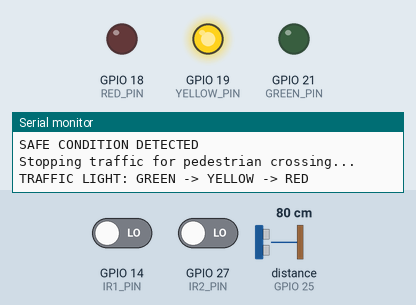
The sketch below on a simulated ESP32. On the bench: output pins drawn as LEDs (lit = HIGH), the last lines printed to the serial monitor. Wiring (inferred from the names in the program): ultrasonic range finder: trigger GPIO 26; echo GPIO 25. The inputs (shaded band) are chosen by the test bench; at power-on: GPIO 14 (IR1_PIN) LOW, GPIO 27 (IR2_PIN) LOW, distance to the obstacle (sensor on GPIO 25) 80 cm. The echo pulse lasts 58.3 µs per cm; pins used as bus, display or sensor lines are not drawn.

Above: at 1.2 s.
1.3 s: GPIO 14 (IR1_PIN) driven HIGH and GPIO 27 (IR2_PIN) driven HIGH
At 13.9 s:
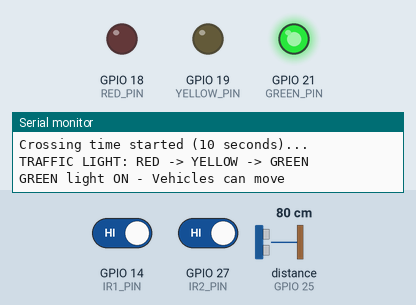
14.0 s: GPIO 14 (IR1_PIN) driven LOW
At 18.2 s:
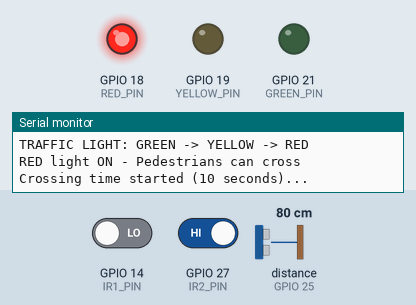
18.6 s: GPIO 14 (IR1_PIN) driven HIGH
At 29.0 s:
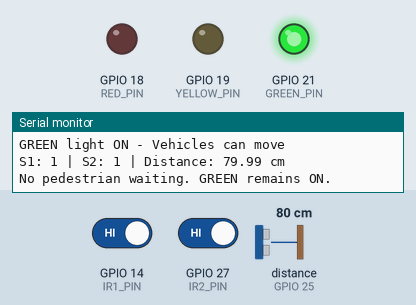
30.6 s: GPIO 27 (IR2_PIN) driven LOW
At 31.8 s:
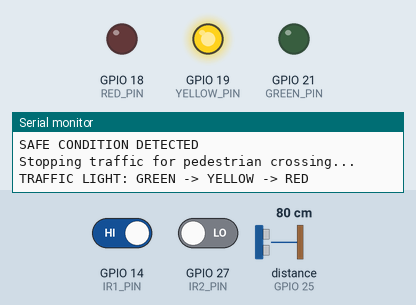
Timing chart, 0 to 35.0 s (numbered marks = the images above; inputs shaded):
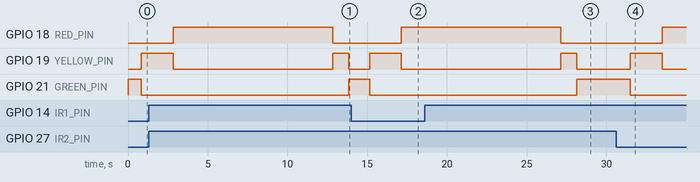

Measured:
- after the input at 1.3 s, GPIO 21 (GREEN_PIN): LOW → HIGH after 12.5 s
- after the input at 14.0 s, GPIO 18 (RED_PIN): LOW → HIGH after 3.1 s; GPIO 19 (YELLOW_PIN): LOW → HIGH after 1.1 s, → LOW 2.0 s later; GPIO 21 (GREEN_PIN): HIGH → LOW after 1.1 s
- after the input at 18.6 s, GPIO 18 (RED_PIN): HIGH → LOW after 8.5 s; GPIO 19 (YELLOW_PIN): LOW → HIGH after 8.5 s, → LOW 1.0 s later; GPIO 21 (GREEN_PIN): LOW → HIGH after 9.5 s
- after the input at 30.6 s, GPIO 18 (RED_PIN): LOW → HIGH after 2.9 s; GPIO 19 (YELLOW_PIN): LOW → HIGH after 0.89 s, → LOW 2.0 s later; GPIO 21 (GREEN_PIN): HIGH → LOW after 0.89 s

The sketch:

arduino_code_traffic_controller.ino
```cpp
// ==========================================
// SMART SCHOOL ZONE TRAFFIC CONTROL SYSTEM
// FINAL COMPLETE CODE
// ESP32 + 2 IR Sensors + 1 Ultrasonic Sensor
// Optional Traffic Light Output Pins Included
// ==========================================

// ---------------- PIN DEFINITIONS ----------------
#define IR1_PIN     14   // Pedestrian Sensor S1
#define IR2_PIN     27   // Pedestrian Sensor S2

#define TRIG_PIN    26   // Ultrasonic Trigger
#define ECHO_PIN    25   // Ultrasonic Echo

//traffic light output pins
#define RED_PIN     18
#define YELLOW_PIN  19
#define GREEN_PIN   21

// ---------------- SETTINGS ----------------
const float SAFE_DISTANCE = 20.0;   // cm (good for demo; increase if needed)
const int YELLOW_TIME = 2000;       // 2 seconds
const int CROSS_TIME = 10000;       // 10 seconds
const int EXTEND_TIME = 5000;       // 5 seconds
const int DETECTION_CONFIRM = 300;  // ms debounce

bool crossingActive = false;

// ==========================================
// FUNCTION: Read distance from ultrasonic
// ==========================================
float getDistanceCM() {
  digitalWrite(TRIG_PIN, LOW);
  delayMicroseconds(2);

  digitalWrite(TRIG_PIN, HIGH);
  delayMicroseconds(10);
  digitalWrite(TRIG_PIN, LOW);

  long duration = pulseIn(ECHO_PIN, HIGH, 30000); // 30ms timeout

  if (duration == 0) {
    return 999.0; // No object detected
  }

  float distance = duration * 0.0343 / 2.0;
  return distance;
}

// ==========================================
// FUNCTION: Check if pedestrian is waiting
// IR modules usually output LOW when detecting
// ==========================================
bool pedestrianDetected() {
  int s1 = digitalRead(IR1_PIN);
  int s2 = digitalRead(IR2_PIN);

  return (s1 == LOW || s2 == LOW);
}

// ==========================================
// FUNCTION: Set traffic light states
// (works if LEDs/module are later connected)
// ==========================================
void setTrafficLight(bool redState, bool yellowState, bool greenState) {
  digitalWrite(RED_PIN, redState);
  digitalWrite(YELLOW_PIN, yellowState);
  digitalWrite(GREEN_PIN, greenState);
}

// ==========================================
// FUNCTION: Change traffic light to RED
// ==========================================
void changeToRed() {
  Serial.println("TRAFFIC LIGHT: GREEN -> YELLOW -> RED");

  // Green ON
  setTrafficLight(false, false, true);
  delay(500);

  // Yellow ON
  setTrafficLight(false, true, false);
  delay(YELLOW_TIME);

  // Red ON
  setTrafficLight(true, false, false);

  Serial.println("RED light ON - Pedestrians can cross");
}

// ==========================================
// FUNCTION: Change traffic light to GREEN
// ==========================================
void changeToGreen() {
  Serial.println("TRAFFIC LIGHT: RED -> YELLOW -> GREEN");

  // Yellow briefly before green
  setTrafficLight(false, true, false);
  delay(1000);

  // Green ON
  setTrafficLight(false, false, true);

  Serial.println("GREEN light ON - Vehicles can move");
}

// ==========================================
// SETUP
// ==========================================
void setup() {
  Serial.begin(115200);

  // Sensor pins
  pinMode(IR1_PIN, INPUT);
  pinMode(IR2_PIN, INPUT);

  pinMode(TRIG_PIN, OUTPUT);
  pinMode(ECHO_PIN, INPUT);

  // Optional traffic light output pins
  pinMode(RED_PIN, OUTPUT);
  pinMode(YELLOW_PIN, OUTPUT);
  pinMode(GREEN_PIN, OUTPUT);

  // Default traffic state: GREEN
  setTrafficLight(false, false, true);

  Serial.println("======================================");
  Serial.println("SMART SCHOOL ZONE TRAFFIC SYSTEM");
  Serial.println("System Started Successfully");
  Serial.println("======================================");
}

// ==========================================
// MAIN LOOP
// ==========================================
void loop() {

  // Normal traffic flow unless crossing is active
  if (!crossingActive) {

    float distance = getDistanceCM();

    Serial.print("S1: ");
    Serial.print(digitalRead(IR1_PIN));
    Serial.print(" | S2: ");
    Serial.print(digitalRead(IR2_PIN));
    Serial.print(" | Distance: ");
    Serial.print(distance);
    Serial.println(" cm");

    // Step 1: Check if pedestrian is waiting
    if (pedestrianDetected()) {
      Serial.println("Pedestrian detected. Confirming...");
      delay(DETECTION_CONFIRM);

      // Confirm again to avoid false trigger
      if (pedestrianDetected()) {

        distance = getDistanceCM();

        Serial.print("Vehicle Distance: ");
        Serial.print(distance);
        Serial.println(" cm");

        // Step 2: If road is safe, allow crossing
        if (distance > SAFE_DISTANCE) {
          crossingActive = true;

          Serial.println("SAFE CONDITION DETECTED");
          Serial.println("Stopping traffic for pedestrian crossing...");

          changeToRed();

          Serial.println("Crossing time started (10 seconds)...");
          delay(CROSS_TIME);

          // Step 3: Recheck if pedestrians are still present
          if (pedestrianDetected()) {
            Serial.println("Pedestrian still detected.");
            Serial.println("Extending RED signal for 5 more seconds...");
            delay(EXTEND_TIME);
          }

          // Step 4: Return to normal traffic
          changeToGreen();
          crossingActive = false;
        }
        else {
          Serial.println("Vehicle too close. Waiting before stopping traffic...");
        }
      }
    }
    else {
      // No pedestrian request
      setTrafficLight(false, false, true);
      Serial.println("No pedestrian waiting. GREEN remains ON.");
    }
  }

  delay(500);
}
```
